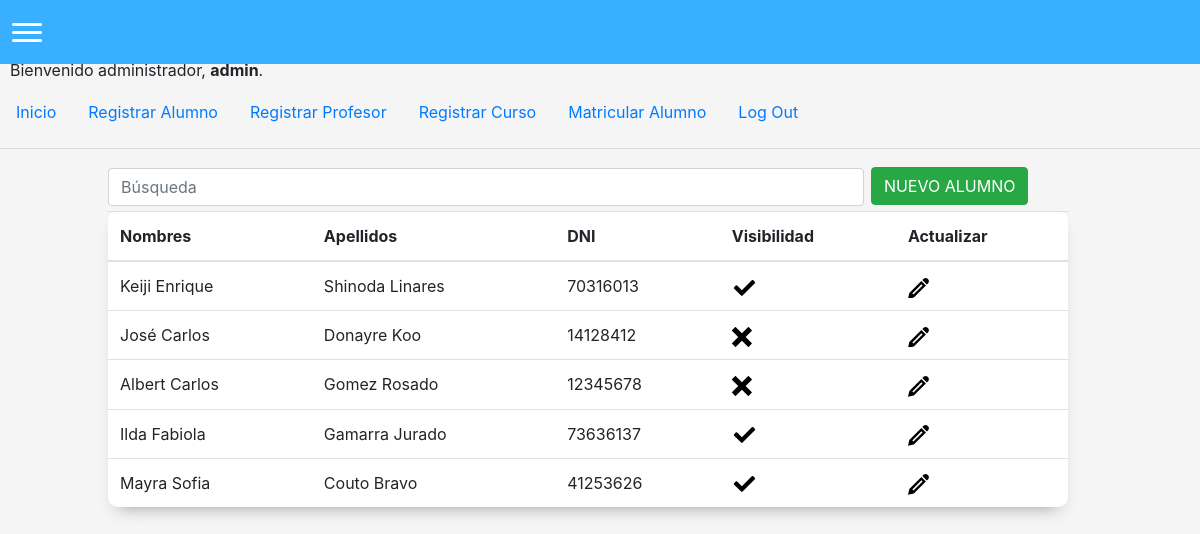
The app's page /listaalumnos (signed in) with its own data.
### matricula/models.py (models this page shows)
class User(AbstractUser):
    pass

class Alumno(models.Model):
    nombre = models.CharField(max_length=255)
    apellido = models.CharField(max_length=255)
    dni = models.IntegerField()
    activo = models.BooleanField(default=1)

### matricula/views.py (the view)
# urls.py: path('listaalumnos', views.listarAlumnos, name='listaalumnos'),
@login_required(login_url='/login')
def listarAlumnos(request):
    return render(request, "matricula/listaalumnos.html", {'alumnos': Alumno.objects.all()})

### matricula/templates/matricula/listaalumnos.html (shortened to what this page needs)
{% extends "matricula/layout.html" %}
{% block body %}
<input id="buscar" type="number" placeholder="Búsqueda" class="form-control">
<button id="options" class="btn btn-success" onclick="changeWindow()">NUEVO ALUMNO</button>
<div>
    <table id="tabla" class="table">
    <thead>
            <tr>
                <th scope="col">
                    Nombres
                </th>
                <th scope="col">
                    Apellidos
                </th>
                <th scope="col">
                    DNI
                </th>
                <th scope="col">
                    Visibilidad
                </th>
                <th scope="col">
                    Actualizar
                </th>
            </tr>
        </thead>
        <tbody>
            {% for alumno in alumnos %}
            <tr>
                <td scope="row">
                {{alumno.nombre}}
                </td>
                <td scope="row">
                    {{alumno.apellido}}
                </td>
                <td scope="row">
                    {{alumno.dni}}
                </td>
                <td scope="row">
                    <a href="../desactivaralumno/{{alumno.id}}">
                    </a>
                </td>
                <td scope="row">
                    <a href="../editaralumno/{{alumno.id}}">
                    </a>
                </td>
            </tr>
            {% endfor %}
        </tbody>
    </table>
</div>
{% endblock %}

### matricula/templates/matricula/layout.html (shortened to what this page needs)
{% load static %}
<!DOCTYPE html>
<html lang="en">
    <head>
        <link rel="stylesheet" href="https://stackpath.bootstrapcdn.com/bootstrap/4.4.1/css/bootstrap.min.css">
        <link href="{% static 'matricula/styles.css' %}" rel="stylesheet">
    </head>
    <body id="bootstrap-overrides">
        <nav>
            <div class="burger" onclick="navSlide()">
                <div class="line1"></div>
                <div class="line2"></div>
                <div class="line3"></div>
            </div>
        </nav>
        <h1>Matricula</h1>
        <div id="greeting">
            {% if user.is_authenticated %}
                Bienvenido administrador,  <strong>{{ user.username }}</strong>.
            {% else %}
                Not signed in.
            {% endif %}
        </div>
        <ul class="nav">
            <li class="nav-item">
                <a class="nav-link" href="{% url 'index' %}">Inicio</a>
            </li>
            {% if user.is_authenticated %}
                <li class="nav-item">
                    <a class="nav-link" href="{% url 'crearalumno' %}">Registrar Alumno</a>
                </li>
                <li class="nav-item">
                    <a class="nav-link" href="{% url 'crearprofesor'%}">Registrar Profesor</a>
                </li>
                <li class="nav-item">
                    <a class="nav-link" href="{% url 'crearcurso'%}">Registrar Curso</a>
                </li>
                <li class="nav-item">
                    <a class="nav-link" href="{% url 'matricularalumno'%}">Matricular Alumno</a>
                </li>
                <li class="nav-item">
                    <a class="nav-link" href="{% url 'logout' %}">Log Out</a>
                </li>
            {% endif %}
        </ul>
        <hr>
        {% block body %}
        {% endblock %}
    </body>
</html>

### matricula/static/matricula/styles.css (style rules this page uses)
body { background-color: whitesmoke; }
#bootstrap-overrides nav { display: flex; align-items: center; min-height: 8vh; font-family: 'Cabin', sans-serif; background-color: rgb(56, 175, 255); position: fixed; top: 0; width: 100%; }
#bootstrap-overrides .burger { margin-left: 7px; display: flex; z-index: 400; cursor: pointer; }
#bootstrap-overrides .burger div { width: 30px; height: 3px; background-color: rgb(255, 255, 255); margin: 5px; transition: all 0.3s ease; border-radius: 10px; }
body { overflow-x: hidden; }
#bootstrap-overrides .burger { display: block; }
.table { margin-left: 9%; width: 80%; padding: 40px; border-radius: 10px; background-color: white; -webkit-box-shadow: 0 8px 6px -6px #999; -moz-box-shadow: 0 8px 6px -6px #999; box-shadow: 0 10px 16px -10px #999; }
input[placeholder="Búsqueda"] { width: 63%; margin-left: 9%; display: inline; }
#options { margin: 0.2%; margin-bottom: 0.5%; display: inline; }

### matricula/templates/matricula/layout.html (style rules this page uses)
#greeting { margin: 10px; }

### records on screen
User: username "admin"
Alumno: nombre "Keiji Enrique", apellido "Shinoda Linares", dni "70316013", activo True (drawn)
Alumno: nombre "José Carlos", apellido "Donayre Koo", dni "14128412", activo False (drawn)
Alumno: nombre "Albert Carlos", apellido "Gomez Rosado", dni "12345678", activo False (drawn)
Alumno: nombre "Ilda Fabiola", apellido "Gamarra Jurado", dni "73636137", activo True (drawn)
Alumno: nombre "Mayra Sofia", apellido "Couto Bravo", dni "41253626", activo True (drawn)
